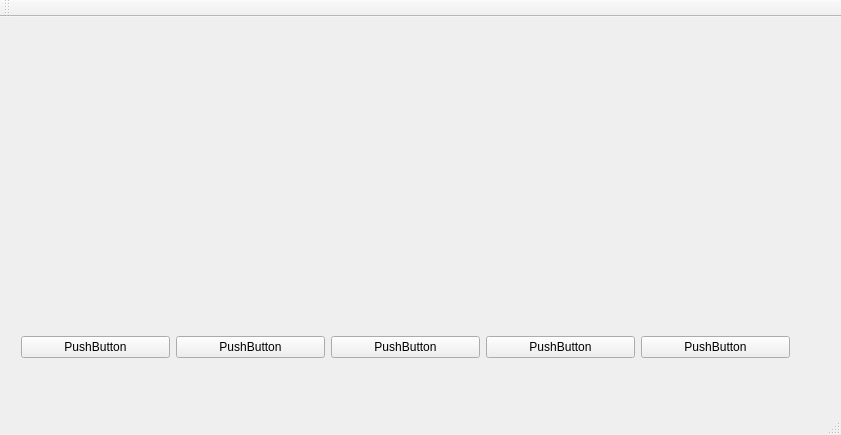
<?xml version="1.0" encoding="UTF-8"?>
<ui version="4.0">
 <class>MainWindow</class>
 <widget class="QMainWindow" name="MainWindow">
  <property name="geometry">
   <rect>
    <x>0</x>
    <y>0</y>
    <width>841</width>
    <height>435</height>
   </rect>
  </property>
  <property name="mouseTracking">
   <bool>false</bool>
  </property>
  <property name="windowTitle">
   <string>MainWindow</string>
  </property>
  <widget class="QWidget" name="centralWidget">
   <widget class="QCustomPlot" name="Graph" native="true">
    <property name="geometry">
     <rect>
      <x>10</x>
      <y>20</y>
      <width>811</width>
      <height>251</height>
     </rect>
    </property>
    <property name="mouseTracking">
     <bool>false</bool>
    </property>
    <property name="autoFillBackground">
     <bool>false</bool>
    </property>
   </widget>
   <widget class="QWidget" name="horizontalLayoutWidget">
    <property name="geometry">
     <rect>
      <x>10</x>
      <y>290</y>
      <width>791</width>
      <height>80</height>
     </rect>
    </property>
    <layout class="QHBoxLayout" name="horizontalLayout">
     <item>
      <widget class="QPushButton" name="pushButton">
       <property name="text">
        <string>PushButton</string>
       </property>
      </widget>
     </item>
     <item>
      <widget class="QPushButton" name="pushButton_2">
       <property name="text">
        <string>PushButton</string>
       </property>
      </widget>
     </item>
     <item>
      <widget class="QPushButton" name="pushButton_3">
       <property name="text">
        <string>PushButton</string>
       </property>
      </widget>
     </item>
     <item>
      <widget class="QPushButton" name="pushButton_4">
       <property name="text">
        <string>PushButton</string>
       </property>
      </widget>
     </item>
     <item>
      <widget class="QPushButton" name="pushButton_5">
       <property name="text">
        <string>PushButton</string>
       </property>
      </widget>
     </item>
    </layout>
   </widget>
  </widget>
  <widget class="QMenuBar" name="menuBar">
   <property name="geometry">
    <rect>
     <x>0</x>
     <y>0</y>
     <width>841</width>
     <height>21</height>
    </rect>
   </property>
  </widget>
  <widget class="QToolBar" name="mainToolBar">
   <attribute name="toolBarArea">
    <enum>TopToolBarArea</enum>
   </attribute>
   <attribute name="toolBarBreak">
    <bool>false</bool>
   </attribute>
  </widget>
  <widget class="QStatusBar" name="statusBar"/>
 </widget>
 <layoutdefault spacing="6" margin="11"/>
 <customwidgets>
  <customwidget>
   <class>QCustomPlot</class>
   <extends>QWidget</extends>
   <header>qcustomplot.h</header>
   <container>1</container>
  </customwidget>
 </customwidgets>
 <resources/>
 <connections/>
</ui>
